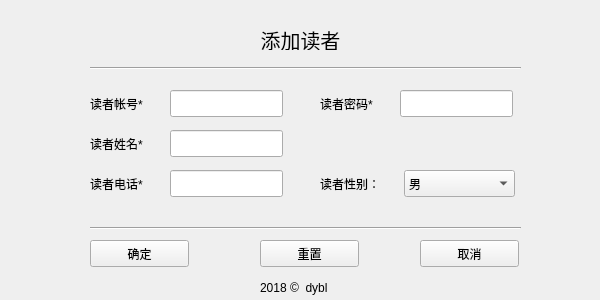
<?xml version="1.0" encoding="UTF-8"?>
<ui version="4.0">
 <class>AddReaderForm</class>
 <widget class="QWidget" name="AddReaderForm">
  <property name="geometry">
   <rect>
    <x>0</x>
    <y>0</y>
    <width>600</width>
    <height>300</height>
   </rect>
  </property>
  <property name="windowTitle">
   <string>Form</string>
  </property>
  <widget class="QLabel" name="rno_lab">
   <property name="geometry">
    <rect>
     <x>90</x>
     <y>95</y>
     <width>67</width>
     <height>17</height>
    </rect>
   </property>
   <property name="text">
    <string>读者帐号*</string>
   </property>
  </widget>
  <widget class="QPushButton" name="cancel_btn">
   <property name="geometry">
    <rect>
     <x>420</x>
     <y>240</y>
     <width>99</width>
     <height>27</height>
    </rect>
   </property>
   <property name="text">
    <string>取消</string>
   </property>
  </widget>
  <widget class="QLabel" name="r_add_lab">
   <property name="geometry">
    <rect>
     <x>200</x>
     <y>30</y>
     <width>201</width>
     <height>20</height>
    </rect>
   </property>
   <property name="font">
    <font>
     <pointsize>15</pointsize>
    </font>
   </property>
   <property name="text">
    <string>添加读者</string>
   </property>
   <property name="alignment">
    <set>Qt::AlignCenter</set>
   </property>
  </widget>
  <widget class="QLineEdit" name="rno_le">
   <property name="geometry">
    <rect>
     <x>170</x>
     <y>90</y>
     <width>113</width>
     <height>27</height>
    </rect>
   </property>
  </widget>
  <widget class="QLineEdit" name="rtel_le">
   <property name="geometry">
    <rect>
     <x>170</x>
     <y>170</y>
     <width>113</width>
     <height>27</height>
    </rect>
   </property>
  </widget>
  <widget class="Line" name="line_1">
   <property name="geometry">
    <rect>
     <x>90</x>
     <y>60</y>
     <width>431</width>
     <height>16</height>
    </rect>
   </property>
   <property name="orientation">
    <enum>Qt::Horizontal</enum>
   </property>
  </widget>
  <widget class="QLabel" name="rtel_lab">
   <property name="geometry">
    <rect>
     <x>90</x>
     <y>175</y>
     <width>71</width>
     <height>17</height>
    </rect>
   </property>
   <property name="text">
    <string>读者电话*</string>
   </property>
  </widget>
  <widget class="Line" name="line_2">
   <property name="geometry">
    <rect>
     <x>90</x>
     <y>220</y>
     <width>431</width>
     <height>16</height>
    </rect>
   </property>
   <property name="orientation">
    <enum>Qt::Horizontal</enum>
   </property>
  </widget>
  <widget class="QLineEdit" name="rkey_le">
   <property name="geometry">
    <rect>
     <x>400</x>
     <y>90</y>
     <width>113</width>
     <height>27</height>
    </rect>
   </property>
  </widget>
  <widget class="QLabel" name="rkey_lab">
   <property name="geometry">
    <rect>
     <x>320</x>
     <y>95</y>
     <width>81</width>
     <height>17</height>
    </rect>
   </property>
   <property name="text">
    <string>读者密码*</string>
   </property>
  </widget>
  <widget class="QLabel" name="rname_lab">
   <property name="geometry">
    <rect>
     <x>90</x>
     <y>135</y>
     <width>67</width>
     <height>17</height>
    </rect>
   </property>
   <property name="text">
    <string>读者姓名*</string>
   </property>
  </widget>
  <widget class="QPushButton" name="ensure_btn">
   <property name="geometry">
    <rect>
     <x>90</x>
     <y>240</y>
     <width>99</width>
     <height>27</height>
    </rect>
   </property>
   <property name="text">
    <string>确定</string>
   </property>
  </widget>
  <widget class="QLineEdit" name="rname_le">
   <property name="geometry">
    <rect>
     <x>170</x>
     <y>130</y>
     <width>113</width>
     <height>27</height>
    </rect>
   </property>
  </widget>
  <widget class="QPushButton" name="reset_btn">
   <property name="geometry">
    <rect>
     <x>260</x>
     <y>240</y>
     <width>99</width>
     <height>27</height>
    </rect>
   </property>
   <property name="text">
    <string>重置</string>
   </property>
  </widget>
  <widget class="QLabel" name="rsex_lab">
   <property name="geometry">
    <rect>
     <x>320</x>
     <y>175</y>
     <width>67</width>
     <height>17</height>
    </rect>
   </property>
   <property name="text">
    <string>读者性别：</string>
   </property>
  </widget>
  <widget class="QComboBox" name="rsex_cbx">
   <property name="geometry">
    <rect>
     <x>404</x>
     <y>170</y>
     <width>111</width>
     <height>27</height>
    </rect>
   </property>
   <item>
    <property name="text">
     <string>男</string>
    </property>
   </item>
   <item>
    <property name="text">
     <string>女</string>
    </property>
   </item>
  </widget>
  <widget class="QLabel" name="label">
   <property name="geometry">
    <rect>
     <x>260</x>
     <y>280</y>
     <width>101</width>
     <height>16</height>
    </rect>
   </property>
   <property name="text">
    <string>2018 ©  dybl</string>
   </property>
  </widget>
 </widget>
 <resources/>
 <connections/>
</ui>
